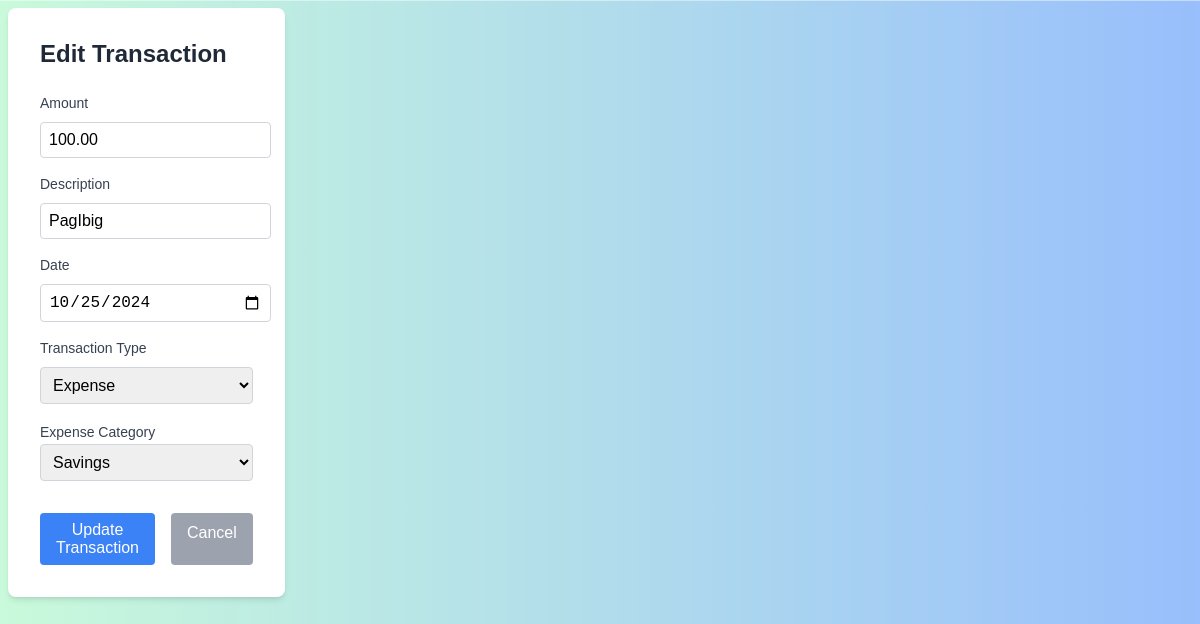
Page /main/tx/4/update/ on the earlier database version.
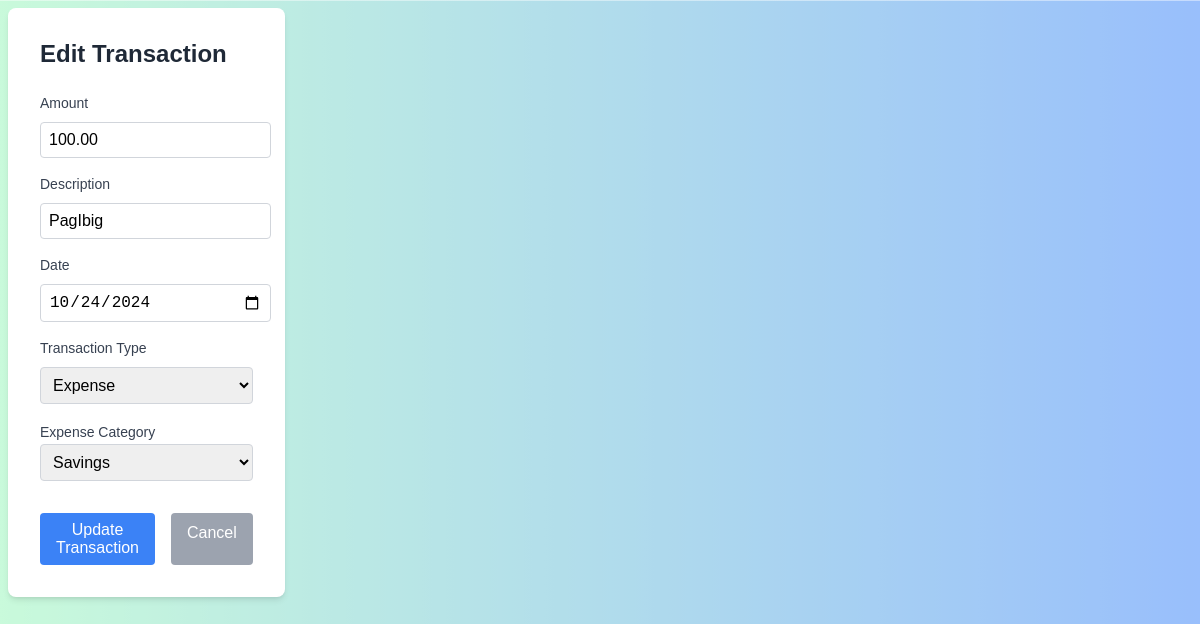
Same page on the later database version.
### main/models.py (models this page shows, shortened)
class Transaction(models.Model):
    TRANSACTION_TYPES = (
        ('income', 'Income'),
        ('expense', 'Expense'),
    )
    EXPENSE_CATEGORIES = (
        ('bills', 'Bills'),
        ('savings', 'Savings'),
        ('debts', 'Debts'),
        ('others', 'Others'),
    )
    amount = models.DecimalField(max_digits=10, decimal_places=2)
    description = models.CharField(max_length=255)
    date = models.DateField(default=timezone.now)
    transaction_type = models.CharField(max_length=7, choices=TRANSACTION_TYPES)
    expense_category = models.CharField(max_length=7, choices=EXPENSE_CATEGORIES, null=True, blank=True)

### main/views.py (the view, shortened to what this page needs)
# urls.py: path('tx/<int:pk>/update/', TransactionUpdateView.as_view(), name='transaction_update'),
class TransactionUpdateView(View):
    def get(self, request, pk):
        transaction = get_object_or_404(Transaction, pk=pk)
        form = TransactionForm(instance=transaction)
        return render(request, 'main/transaction_form.html', {'form': form, 'transaction': transaction})

### main/forms.py (shortened to what this page needs)
class TransactionForm(forms.ModelForm):
    class Meta:
        model = Transaction
        fields = ['amount', 'description', 'date', 'transaction_type', 'expense_category']
        widgets = {
            'date': forms.DateInput(attrs={'type': 'date'}),
        }
    def __init__(self, *args, **kwargs):
        super().__init__(*args, **kwargs)
        self.fields['expense_category'].widget = forms.Select(choices=Transaction.EXPENSE_CATEGORIES)
        self.fields['expense_category'].required = False

### main/templates/main/transaction_form.html (shortened to what this page needs)
{% extends 'main/base.html' %}
{% block content %}
<div class="form-container">
    <h1 class="form-title">{% if form.instance.pk %}Edit Transaction{% else %}Add Transaction{% endif %}</h1>
    <form method="post" class="transaction-form">
        <div class="form-group">
            <label for="{{ form.amount.id_for_label }}">Amount</label>
            {{ form.amount }}
        </div>
        <div class="form-group">
            <label for="{{ form.description.id_for_label }}">Description</label>
            {{ form.description }}
        </div>
        <div class="form-group">
            <label for="{{ form.date.id_for_label }}">Date</label>
            {{ form.date }}
        </div>
        <div class="form-group">
            <label for="{{ form.transaction_type.id_for_label }}">Transaction Type</label>
            {{ form.transaction_type }}
        </div>
        <div class="form-group" id="expense_category_group">
            <label for="{{ form.expense_category.id_for_label }}">Expense Category</label>
            {{ form.expense_category }}
        </div>
        <div class="form-actions">
            <button type="submit" class="btn btn-primary">{% if form.instance.pk %}Update{% else %}Add{% endif %} Transaction</button>
            <a href="{% url 'transaction_list' %}" class="btn btn-secondary">Cancel</a>
        </div>
    </form>
</div>
{% endblock %}

### main/templates/main/base.html (shortened to what this page needs)
{% load static %}
<!DOCTYPE html>
<html lang="en">
<head>
    <link rel="stylesheet" href="{% static 'css/main.css' %}">
</head>
<body>
    <div class="app-layout">
        <main class="{% if user.is_authenticated %}main-content{% endif %}">
            {% block content %}
            {% endblock %}
        </main>
    </div>
</body>
</html>

### static/css/main.css (style rules this page uses)
body { background: url('../images/generic.svg') no-repeat center center fixed; background-size: cover; font-family: Arial, sans-serif; line-height: 1.5; color: #333; }
.app-layout { display: grid; grid-template-columns: 1fr 2fr 2fr 2fr; gap: 5px; }
h1, h2, h3, h4, h5, h6 { margin-top: 0; line-height: 1.2; }
h1 { font-size: 2rem; font-weight: bold; margin-bottom: 1.5rem; color: #1f2937; }
.form-container { max-width: 600px; margin: 0 auto; padding: 2rem; background-color: white; border-radius: 0.5rem; box-shadow: 0 4px 6px -1px rgba(0, 0, 0, 0.1), 0 2px 4px -1px rgba(0, 0, 0, 0.06); }
.form-title { font-size: 1.5rem; font-weight: bold; margin-bottom: 1.5rem; color: #1f2937; }
.transaction-form { display: grid; gap: 1rem; }
.form-group { display: flex; flex-direction: column; }
.form-group label { font-size: 0.875rem; font-weight: 500; margin-bottom: 0.5rem; color: #374151; }
.form-group input, .form-group select { width: 100%; padding: 0.5rem; border: 1px solid #d1d5db; border-radius: 0.25rem; font-size: 1rem; transition: border-color 0.15s ease-in-out, box-shadow 0.15s ease-in-out; }
.form-actions { display: flex; justify-content: flex-end; gap: 1rem; margin-top: 1rem; }
.btn { padding: 0.5rem 1rem; border-radius: 0.25rem; font-size: 1rem; font-weight: 500; text-align: center; text-decoration: none; transition: background-color 0.15s ease-in-out; cursor: pointer; }
.btn-primary { background-color: #3b82f6; color: white; border: none; }
.btn-secondary { background-color: #9ca3af; color: white; border: none; }

Differences in the rows shown:
changed Transaction "PagIbig": date "10/25/2024" → "10/24/2024"
